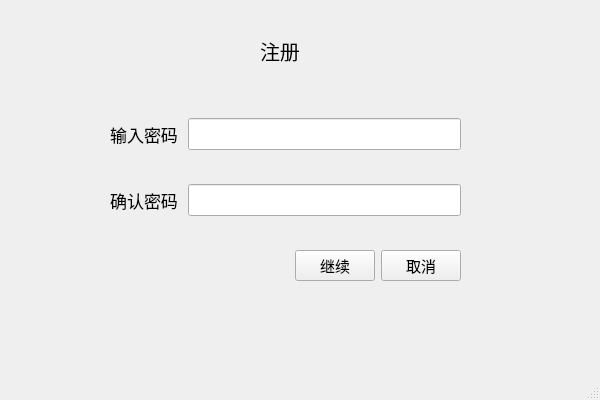
<?xml version="1.0" encoding="UTF-8"?>
<ui version="4.0">
 <class>Regist_2</class>
 <widget class="QMainWindow" name="Regist_2">
  <property name="geometry">
   <rect>
    <x>0</x>
    <y>0</y>
    <width>600</width>
    <height>400</height>
   </rect>
  </property>
  <property name="windowTitle">
   <string>MainWindow</string>
  </property>
  <widget class="QWidget" name="centralwidget">
   <widget class="QLabel" name="label_4">
    <property name="geometry">
     <rect>
      <x>260</x>
      <y>30</y>
      <width>61</width>
      <height>41</height>
     </rect>
    </property>
    <property name="font">
     <font>
      <pointsize>15</pointsize>
     </font>
    </property>
    <property name="text">
     <string>注册</string>
    </property>
   </widget>
   <widget class="QWidget" name="verticalLayoutWidget">
    <property name="geometry">
     <rect>
      <x>110</x>
      <y>90</y>
      <width>351</width>
      <height>221</height>
     </rect>
    </property>
    <layout class="QVBoxLayout" name="verticalLayout">
     <item>
      <layout class="QHBoxLayout" name="horizontalLayout" stretch="1,4">
       <property name="spacing">
        <number>10</number>
       </property>
       <item>
        <widget class="QLabel" name="label">
         <property name="font">
          <font>
           <family>宋体</family>
           <pointsize>13</pointsize>
          </font>
         </property>
         <property name="text">
          <string>输入密码</string>
         </property>
         <property name="alignment">
          <set>Qt::AlignCenter</set>
         </property>
        </widget>
       </item>
       <item>
        <widget class="QLineEdit" name="password">
         <property name="font">
          <font>
           <family>Mongolian Baiti</family>
           <pointsize>13</pointsize>
          </font>
         </property>
         <property name="echoMode">
          <enum>QLineEdit::Password</enum>
         </property>
        </widget>
       </item>
      </layout>
     </item>
     <item>
      <layout class="QHBoxLayout" name="horizontalLayout_3" stretch="1,4">
       <property name="spacing">
        <number>10</number>
       </property>
       <item>
        <widget class="QLabel" name="label_2">
         <property name="font">
          <font>
           <family>宋体</family>
           <pointsize>13</pointsize>
          </font>
         </property>
         <property name="text">
          <string>确认密码</string>
         </property>
         <property name="alignment">
          <set>Qt::AlignCenter</set>
         </property>
        </widget>
       </item>
       <item>
        <widget class="QLineEdit" name="passwordRepeat">
         <property name="font">
          <font>
           <family>Mongolian Baiti</family>
           <pointsize>13</pointsize>
          </font>
         </property>
         <property name="echoMode">
          <enum>QLineEdit::Password</enum>
         </property>
        </widget>
       </item>
      </layout>
     </item>
     <item>
      <layout class="QHBoxLayout" name="horizontalLayout_2">
       <item>
        <spacer name="horizontalSpacer">
         <property name="orientation">
          <enum>Qt::Horizontal</enum>
         </property>
         <property name="sizeHint" stdset="0">
          <size>
           <width>40</width>
           <height>20</height>
          </size>
         </property>
        </spacer>
       </item>
       <item>
        <widget class="QPushButton" name="continue_2">
         <property name="font">
          <font>
           <pointsize>11</pointsize>
          </font>
         </property>
         <property name="text">
          <string>继续</string>
         </property>
        </widget>
       </item>
       <item>
        <widget class="QPushButton" name="cancel">
         <property name="font">
          <font>
           <pointsize>11</pointsize>
          </font>
         </property>
         <property name="text">
          <string>取消</string>
         </property>
        </widget>
       </item>
      </layout>
     </item>
    </layout>
   </widget>
  </widget>
  <widget class="QMenuBar" name="menubar">
   <property name="geometry">
    <rect>
     <x>0</x>
     <y>0</y>
     <width>600</width>
     <height>26</height>
    </rect>
   </property>
  </widget>
  <widget class="QStatusBar" name="statusbar"/>
 </widget>
 <resources/>
 <connections/>
</ui>
